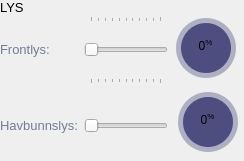
                                  <widget class="QFrame" name="lysFrame">
                                   <property name="minimumSize">
                                    <size>
                                     <width>0</width>
                                     <height>0</height>
                                    </size>
                                   </property>
                                   <property name="maximumSize">
                                    <size>
                                     <width>16777215</width>
                                     <height>150</height>
                                    </size>
                                   </property>
                                   <property name="frameShape">
                                    <enum>QFrame::NoFrame</enum>
                                   </property>
                                   <property name="frameShadow">
                                    <enum>QFrame::Raised</enum>
                                   </property>
                                   <layout class="QVBoxLayout" name="verticalLayout_29">
                                    <property name="spacing">
                                     <number>0</number>
                                    </property>
                                    <property name="leftMargin">
                                     <number>0</number>
                                    </property>
                                    <property name="topMargin">
                                     <number>0</number>
                                    </property>
                                    <property name="rightMargin">
                                     <number>0</number>
                                    </property>
                                    <property name="bottomMargin">
                                     <number>0</number>
                                    </property>
                                    <item>
                                     <widget class="QLabel" name="lys_title">
                                      <property name="minimumSize">
                                       <size>
                                        <width>0</width>
                                        <height>0</height>
                                       </size>
                                      </property>
                                      <property name="maximumSize">
                                       <size>
                                        <width>16777215</width>
                                        <height>16777215</height>
                                       </size>
                                      </property>
                                      <property name="font">
                                       <font>
                                        <pointsize>10</pointsize>
                                        <italic>false</italic>
                                        <bold>false</bold>
                                       </font>
                                      </property>
                                      <property name="text">
                                       <string>LYS</string>
                                      </property>
                                      <property name="textFormat">
                                       <enum>Qt::PlainText</enum>
                                      </property>
                                     </widget>
                                    </item>
                                    <item>
                                     <widget class="QFrame" name="lysContainer">
                                      <property name="minimumSize">
                                       <size>
                                        <width>0</width>
                                        <height>0</height>
                                       </size>
                                      </property>
                                      <property name="maximumSize">
                                       <size>
                                        <width>16777215</width>
                                        <height>16777215</height>
                                       </size>
                                      </property>
                                      <property name="frameShape">
                                       <enum>QFrame::NoFrame</enum>
                                      </property>
                                      <property name="frameShadow">
                                       <enum>QFrame::Raised</enum>
                                      </property>
                                      <layout class="QGridLayout" name="gridLayout_3">
                                       <property name="leftMargin">
                                        <number>0</number>
                                       </property>
                                       <property name="topMargin">
                                        <number>0</number>
                                       </property>
                                       <property name="rightMargin">
                                        <number>0</number>
                                       </property>
                                       <property name="bottomMargin">
                                        <number>0</number>
                                       </property>
                                       <item row="2" column="0">
                                        <widget class="QLabel" name="text_lys_down">
                                         <property name="minimumSize">
                                          <size>
                                           <width>50</width>
                                           <height>40</height>
                                          </size>
                                         </property>
                                         <property name="font">
                                          <font>
                                           <pointsize>10</pointsize>
                                           <italic>false</italic>
                                           <bold>false</bold>
                                          </font>
                                         </property>
                                         <property name="styleSheet">
                                          <string notr="true">color: rgb(113, 126, 149);</string>
                                         </property>
                                         <property name="text">
                                          <string>Havbunnslys:</string>
                                         </property>
                                         <property name="textFormat">
                                          <enum>Qt::RichText</enum>
                                         </property>
                                        </widget>
                                       </item>
                                       <item row="0" column="0">
                                        <widget class="QLabel" name="text_lys_forward">
                                         <property name="minimumSize">
                                          <size>
                                           <width>50</width>
                                           <height>40</height>
                                          </size>
                                         </property>
                                         <property name="font">
                                          <font>
                                           <pointsize>10</pointsize>
                                           <italic>false</italic>
                                           <bold>false</bold>
                                          </font>
                                         </property>
                                         <property name="styleSheet">
                                          <string notr="true">color: rgb(113, 126, 149);</string>
                                         </property>
                                         <property name="text">
                                          <string>Frontlys:</string>
                                         </property>
                                         <property name="textFormat">
                                          <enum>Qt::RichText</enum>
                                         </property>
                                        </widget>
                                       </item>
                                       <item row="0" column="1">
                                        <widget class="QSlider" name="slider_lys_forward">
                                         <property name="minimumSize">
                                          <size>
                                           <width>0</width>
                                           <height>68</height>
                                          </size>
                                         </property>
                                         <property name="maximumSize">
                                          <size>
                                           <width>150</width>
                                           <height>16777215</height>
                                          </size>
                                         </property>
                                         <property name="font">
                                          <font>
                                           <pointsize>10</pointsize>
                                           <italic>false</italic>
                                           <bold>false</bold>
                                          </font>
                                         </property>
                                         <property name="styleSheet">
                                          <string notr="true"/>
                                         </property>
                                         <property name="maximum">
                                          <number>100</number>
                                         </property>
                                         <property name="orientation">
                                          <enum>Qt::Horizontal</enum>
                                         </property>
                                         <property name="invertedAppearance">
                                          <bool>false</bool>
                                         </property>
                                         <property name="invertedControls">
                                          <bool>false</bool>
                                         </property>
                                         <property name="tickPosition">
                                          <enum>QSlider::TicksBothSides</enum>
                                         </property>
                                         <property name="tickInterval">
                                          <number>10</number>
                                         </property>
                                        </widget>
                                       </item>
                                       <item row="0" column="2">
                                        <widget class="QFrame" name="lysForwardFrame">
                                         <property name="minimumSize">
                                          <size>
                                           <width>70</width>
                                           <height>70</height>
                                          </size>
                                         </property>
                                         <property name="frameShape">
                                          <enum>QFrame::NoFrame</enum>
                                         </property>
                                         <property name="frameShadow">
                                          <enum>QFrame::Raised</enum>
                                         </property>
                                         <widget class="QFrame" name="frame_lys_forward">
                                          <property name="geometry">
                                           <rect>
                                            <x>2</x>
                                            <y>3</y>
                                            <width>60</width>
                                            <height>60</height>
                                           </rect>
                                          </property>
                                          <property name="styleSheet">
                                           <string notr="true">QFrame { border-radius: 30px; background-color: rgba(77, 77, 127, 100); }</string>
                                          </property>
                                          <property name="frameShape">
                                           <enum>QFrame::NoFrame</enum>
                                          </property>
                                          <property name="frameShadow">
                                           <enum>QFrame::Raised</enum>
                                          </property>
                                         </widget>
                                         <widget class="QFrame" name="lysForwardContainer">
                                          <property name="geometry">
                                           <rect>
                                            <x>7</x>
                                            <y>8</y>
                                            <width>50</width>
                                            <height>50</height>
                                           </rect>
                                          </property>
                                          <property name="styleSheet">
                                           <string notr="true">QFrame { border-radius: 25px; background-color: rgba(77, 77, 127, 255); }</string>
                                          </property>
                                          <property name="frameShape">
                                           <enum>QFrame::StyledPanel</enum>
                                          </property>
                                          <property name="frameShadow">
                                           <enum>QFrame::Raised</enum>
                                          </property>
                                          <widget class="QLabel" name="label_percentage_lys_forward">
                                           <property name="geometry">
                                            <rect>
                                             <x>6</x>
                                             <y>13</y>
                                             <width>37</width>
                                             <height>21</height>
                                            </rect>
                                           </property>
                                           <property name="font">
                                            <font>
                                             <pointsize>10</pointsize>
                                             <italic>false</italic>
                                             <bold>false</bold>
                                            </font>
                                           </property>
                                           <property name="autoFillBackground">
                                            <bool>false</bool>
                                           </property>
                                           <property name="text">
                                            <string>&lt;html&gt;&lt;head/&gt;&lt;body&gt;&lt;p&gt;&lt;span style=&quot; font-size:9pt;&quot;&gt;0&lt;/span&gt;&lt;span style=&quot; font-size:9pt; vertical-align:super;&quot;&gt;%&lt;/span&gt;&lt;/p&gt;&lt;/body&gt;&lt;/html&gt;</string>
                                           </property>
                                           <property name="scaledContents">
                                            <bool>false</bool>
                                           </property>
                                           <property name="alignment">
                                            <set>Qt::AlignCenter</set>
                                           </property>
                                           <property name="wordWrap">
                                            <bool>false</bool>
                                           </property>
                                          </widget>
                                         </widget>
                                        </widget>
                                       </item>
                                       <item row="2" column="1">
                                        <widget class="QSlider" name="slider_lys_down">
                                         <property name="minimumSize">
                                          <size>
                                           <width>0</width>
                                           <height>68</height>
                                          </size>
                                         </property>
                                         <property name="maximumSize">
                                          <size>
                                           <width>150</width>
                                           <height>68</height>
                                          </size>
                                         </property>
                                         <property name="font">
                                          <font>
                                           <pointsize>10</pointsize>
                                           <italic>false</italic>
                                           <bold>false</bold>
                                          </font>
                                         </property>
                                         <property name="styleSheet">
                                          <string notr="true"/>
                                         </property>
                                         <property name="maximum">
                                          <number>100</number>
                                         </property>
                                         <property name="orientation">
                                          <enum>Qt::Horizontal</enum>
                                         </property>
                                         <property name="invertedAppearance">
                                          <bool>false</bool>
                                         </property>
                                         <property name="invertedControls">
                                          <bool>false</bool>
                                         </property>
                                         <property name="tickPosition">
                                          <enum>QSlider::NoTicks</enum>
                                         </property>
                                        </widget>
                                       </item>
                                       <item row="2" column="2">
                                        <widget class="QFrame" name="lysDownFrame">
                                         <property name="minimumSize">
                                          <size>
                                           <width>70</width>
                                           <height>70</height>
                                          </size>
                                         </property>
                                         <property name="frameShape">
                                          <enum>QFrame::NoFrame</enum>
                                         </property>
                                         <property name="frameShadow">
                                          <enum>QFrame::Raised</enum>
                                         </property>
                                         <widget class="QFrame" name="frame_lys_down">
                                          <property name="geometry">
                                           <rect>
                                            <x>4</x>
                                            <y>1</y>
                                            <width>60</width>
                                            <height>60</height>
                                           </rect>
                                          </property>
                                          <property name="styleSheet">
                                           <string notr="true">QFrame { border-radius: 30px; background-color: rgba(77, 77, 127, 100); }</string>
                                          </property>
                                          <property name="frameShape">
                                           <enum>QFrame::NoFrame</enum>
                                          </property>
                                          <property name="frameShadow">
                                           <enum>QFrame::Raised</enum>
                                          </property>
                                         </widget>
                                         <widget class="QFrame" name="lysDownContainer">
                                          <property name="geometry">
                                           <rect>
                                            <x>9</x>
                                            <y>6</y>
                                            <width>50</width>
                                            <height>50</height>
                                           </rect>
                                          </property>
                                          <property name="styleSheet">
                                           <string notr="true">QFrame { border-radius: 25px; background-color: rgba(77, 77, 127, 255); }</string>
                                          </property>
                                          <property name="frameShape">
                                           <enum>QFrame::StyledPanel</enum>
                                          </property>
                                          <property name="frameShadow">
                                           <enum>QFrame::Raised</enum>
                                          </property>
                                          <widget class="QLabel" name="label_percentage_lys_down">
                                           <property name="geometry">
                                            <rect>
                                             <x>6</x>
                                             <y>13</y>
                                             <width>37</width>
                                             <height>21</height>
                                            </rect>
                                           </property>
                                           <property name="font">
                                            <font>
                                             <pointsize>10</pointsize>
                                             <italic>false</italic>
                                             <bold>false</bold>
                                            </font>
                                           </property>
                                           <property name="autoFillBackground">
                                            <bool>false</bool>
                                           </property>
                                           <property name="text">
                                            <string>&lt;html&gt;&lt;head/&gt;&lt;body&gt;&lt;p&gt;&lt;span style=&quot; font-size:9pt;&quot;&gt;0&lt;/span&gt;&lt;span style=&quot; font-size:9pt; vertical-align:super;&quot;&gt;%&lt;/span&gt;&lt;/p&gt;&lt;/body&gt;&lt;/html&gt;</string>
                                           </property>
                                           <property name="scaledContents">
                                            <bool>false</bool>
                                           </property>
                                           <property name="alignment">
                                            <set>Qt::AlignCenter</set>
                                           </property>
                                           <property name="wordWrap">
                                            <bool>false</bool>
                                           </property>
                                          </widget>
                                         </widget>
                                        </widget>
                                       </item>
                                      </layout>
                                     </widget>
                                    </item>
                                   </layout>
                                  </widget>
